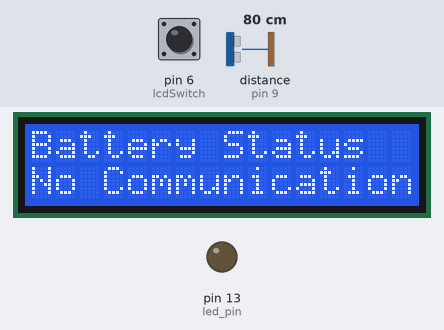
A sketch run on a simulated Arduino Uno, built with avr-gcc and run on an emulated ATmega328P. Parts: 16×2 character LCD, output pins drawn as LEDs (lit = HIGH). The test bench sets the inputs (shaded band); at power-on: pin 6 (lcdSwitch) LOW, distance to the obstacle (sensor on pin 9) 80 cm. The echo pulse lasts 58.3 µs per cm; no radio packets arrive unless stated; pins used as bus, display or sensor lines are not drawn.

Above: at 3.2 s.
3.3 s: pin 6 (lcdSwitch) pulled HIGH for 3.2 s
At 4.9 s:
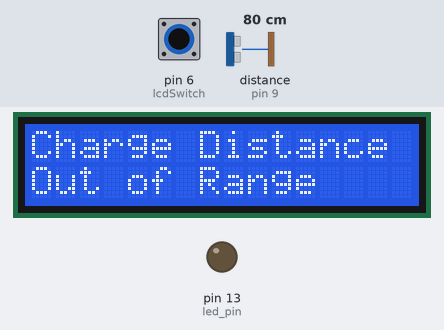
Timing chart, 0 to 6.4 s (numbered marks = the images above; inputs shaded):
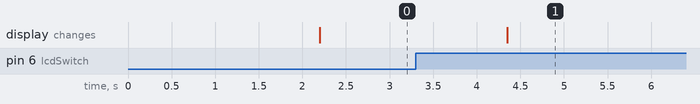

The sketch:

ReceivingSideMar3.ino
```cpp
#define trigPin 8
#define echoPin 9
#define lcdSwitch 6

#include <VirtualWire.h>
#include <LiquidCrystal.h>

LiquidCrystal lcd(12, 11, 5, 4, 3, 2);

const int led_pin = 13;
const int transmit_pin = 12;
const int receive_pin = 10;
const int transmit_en_pin = 3;

void setup(){
    //Setup proximity sensor
    pinMode(echoPin,INPUT);
    pinMode(trigPin,OUTPUT);
    pinMode(lcdSwitch, INPUT);
    //Setup LCD screen
    lcd.begin(16, 2);
    lcd.clear();
    delay(1000);

    //Setup RF communications
    vw_set_tx_pin(transmit_pin);    // Initialise the IO and ISR
    vw_set_rx_pin(receive_pin);
    vw_set_ptt_pin(transmit_en_pin);
    vw_set_ptt_inverted(true); // Required for DR3100
    vw_setup(2000);	 // Bits per sec
    vw_rx_start();       // Start the receiver PLL running
    pinMode(led_pin, OUTPUT);
    lcd.setCursor(0, 1);
    delay(1000);
}

void loop(){
  if(digitalRead(lcdSwitch) == 1){
    updateDistance();
  }
  else{
    updateBattVolt();
  }
  delay(1000);
}

void updateBattVolt(){
    String getSerial = RFreceiveData();
    boolean gotData = false;
    int count = 0;
    while((gotData == false) && (count < 1000)){
      getSerial = RFreceiveData();
      if(getSerial.length() >10){
        gotData = true;
      }
     count += 1;
     if(count == 1000){
       getSerial = "No Communication";
     }
   }

    lcd.clear();
    lcd.setCursor(0,0);
    lcd.print("Battery Status");
    lcd.setCursor(0, 1);
    lcd.print(getSerial);
}

String RFreceiveData(){
    char saveBuf[20];
    uint8_t buf[VW_MAX_MESSAGE_LEN];
    uint8_t buflen = VW_MAX_MESSAGE_LEN;

    if (vw_get_message(buf, &buflen)){
	int i;
      digitalWrite(led_pin, HIGH); // Flash a light to show received good message
	// Message with a good checksum received, dump it.
      for (i = 0; i < buflen; i++){
          saveBuf[i] = (char)buf[i];
	}
      digitalWrite(led_pin, LOW);
   }
   return saveBuf;
}

void updateDistance(){
  int duration;
  double distance;
  digitalWrite(trigPin,HIGH);
  delayMicroseconds(1000);
  digitalWrite(trigPin,LOW);
  duration = pulseIn(echoPin,HIGH);
  distance = (duration)/2.91;
  lcd.clear();
  lcd.setCursor(0,0);
  lcd.print("Charge Distance");
  lcd.setCursor(0,1);

  if(distance <= 75){
    lcd.print(distance);
    lcd.print(" mm");
  }
  else{
    lcd.print("Out of Range");
  }
}
```

Measured:
- after the input at 3.3 s, the display: changes after 1.0 s (image 1)
